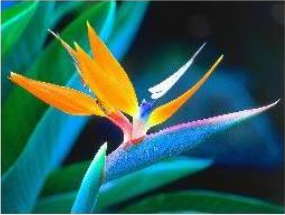
#> input picture lecture-3-image-enhancement/enhancement-in-spatial-domain/src-imgs/image_1.png, 285 x 215 px
$ python -i ex2.py   (imports and definitions only)
#> lines starting #> are read from the running program, lines starting #| are printed output that depends on the picture; after the words box and inside, x2 and y2 are one past the last pixel; in counts of white or black regions, pixels touching at a corner belong together
import numpy as np
import cv2 as cv
import argparse

def auto_canny(image, sigma=0.33):
    # compute the median of the single channel pixel intensities
    v = np.median(image)
    # apply automatic Canny edge detection using the computed median
    lower = int(max(0, (1.0 - sigma) * v))
    upper = int(min(255, (1.0 + sigma) * v))
    edged = cv.Canny(image, lower, upper)

    return edged

def main(image_file_path):
    img = cv.imread(image_file_path)
#> img is the input picture: shape (215, 285, 3); mean B, G, R 86.7, 95.9, 45.3
    gray = cv.cvtColor(img, cv.COLOR_BGR2GRAY, 0.7)
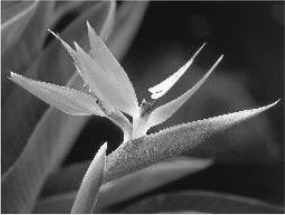
#> gray: shape (215, 285); min 9, max 253, mean 79.7
    cv.imshow("Gray", gray)
    (T, thresh) = cv.threshold(gray, 155, 255, cv.THRESH_BINARY)
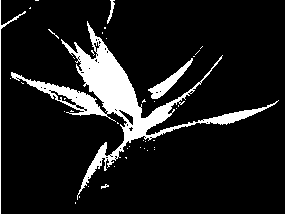
#> thresh: shape (215, 285); 11.9% white; 41 white regions (37 under 20 px), largest, box (x1, y1, x2, y2) and area: (11, 21, 279, 200) 6074, (0, 0, 285, 215) 562, (148, 58, 193, 99) 439, (107, 0, 115, 24) 67
    cv.imshow("Thresh", thresh)
    kernel = cv.getStructuringElement(cv.MORPH_RECT, (10, 5))
    closed = cv.morphologyEx(thresh, cv.MORPH_CLOSE, kernel)
#> closed: shape (215, 285); 14.6% white; 13 white regions (9 under 20 px), largest, box (x1, y1, x2, y2) and area: (0, 0, 285, 215) 8798, (108, 0, 116, 24) 70, (145, 147, 156, 151) 21, (102, 184, 110, 189) 20
    cv.imshow("Closed", closed)
    closed = cv.erode(closed, None, iterations=14)
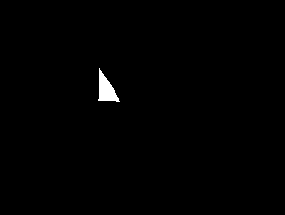
#> closed: shape (215, 285); 0.62% white; 1 white region, box (x1, y1, x2, y2) and area: (98, 68, 120, 102) 379
    closed = cv.dilate(closed, None, iterations=13)
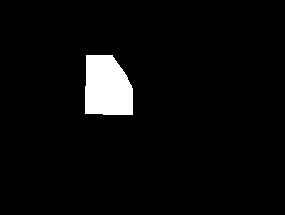
#> closed: shape (215, 285); 4.1% white; 1 white region, box (x1, y1, x2, y2) and area: (85, 55, 133, 115) 2511
    ret, mask = cv.threshold(closed, 155, 255, cv.THRESH_BINARY)
    # apply AND operation on image and mask generated by thresholding
    final = cv.bitwise_and(img, img, mask=mask)
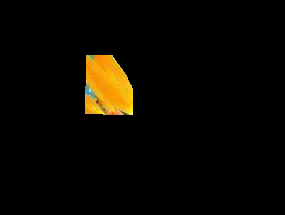
#> final: shape (215, 285, 3); mean B, G, R 1.1, 6.9, 9.6
    # plot the result
    cv.imshow("Final detect", final)
    canny = auto_canny(closed)
#> in auto_canny, `v = np.median(image)`: v = 0
#> in auto_canny, `edged = cv.Canny(image, lower, upper)`:
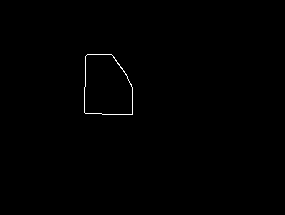
#> edged: shape (215, 285); 0.32% white in thin lines or dots, all inside (x1, y1, x2, y2) = (84, 54, 133, 115)
    cv.imshow("Canny", canny)
    (cnts, _) = cv.findContours(canny.copy(), cv.RETR_EXTERNAL,

    cv.CHAIN_APPROX_SIMPLE)
#> cnts = 1 contour; box (x1, y1, x2, y2) and area: (84, 54, 133, 115) 2517
    cv.drawContours(img, cnts, -1, (0, 255, 0), 2)
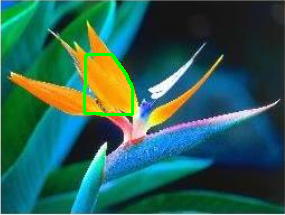
#> img: shape (215, 285, 3); 1.01% of pixels changed, all inside (x1, y1, x2, y2) = (83, 53, 134, 116)
    cv.imshow("Final image", img)
    cv.waitKey(0)
    cv.destroyAllWindows()

# [7 lines not run here, left out]

>>> result = main('../../lecture-3-image-enhancement/enhancement-in-spatial-domain/src-imgs/image_1.png')
